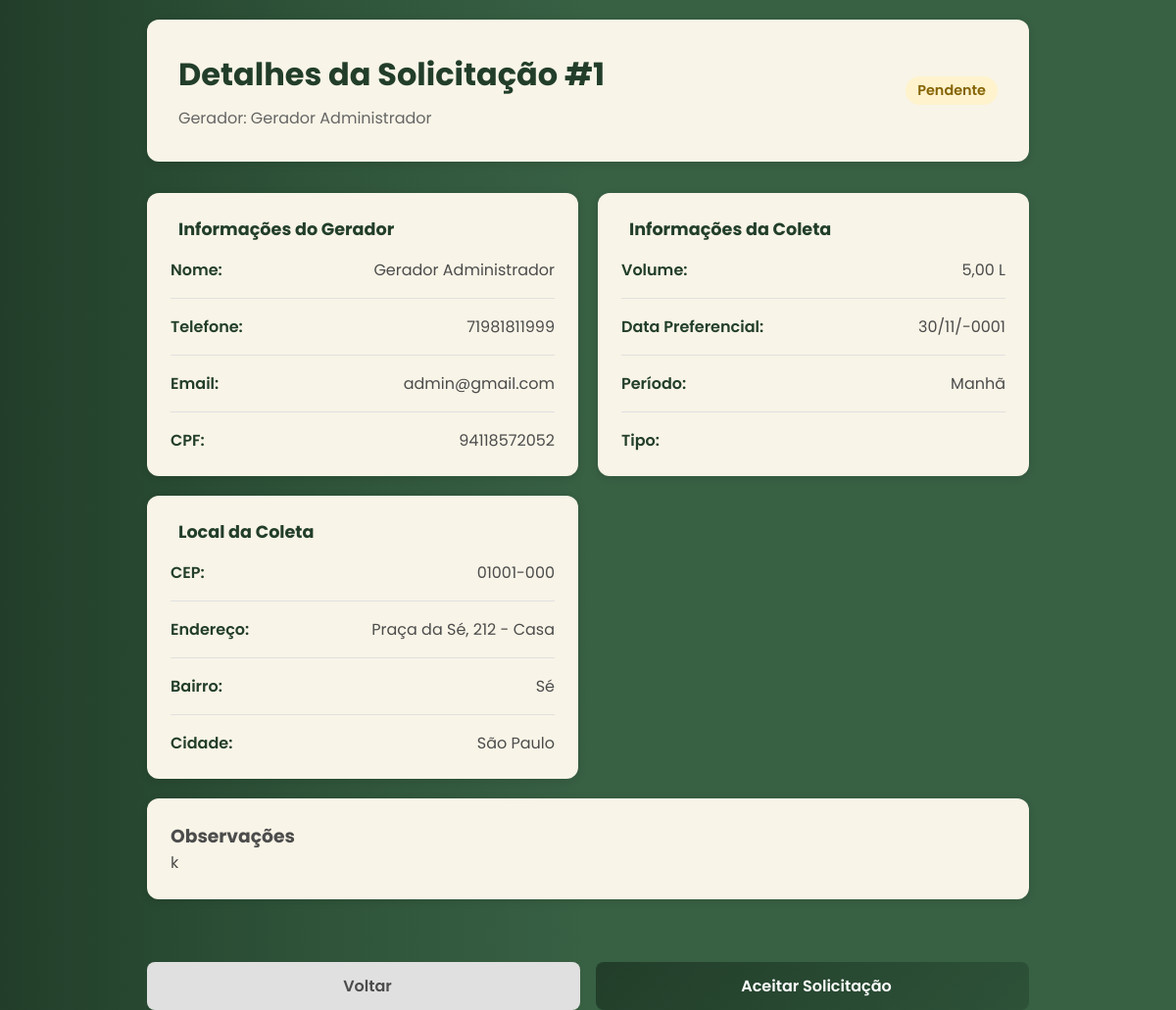
Screenshot of /PAGINAS_COLETOR/detalhes_solicitacao.php?id=1 (signed in) with the database file from the repository.
### tables this page shows
CREATE TABLE `coletas` (
  `id` int(11) NOT NULL,
  `id_gerador` int(11) DEFAULT NULL,
  `data_coleta` datetime DEFAULT NULL,
  `status` enum('pendente','agendada','concluida','cancelada') DEFAULT 'pendente',
  `quantidade_oleo` decimal(10,2) DEFAULT NULL,
  `observacoes` text DEFAULT NULL,
  `created_at` timestamp NOT NULL DEFAULT current_timestamp(),
  `updated_at` timestamp NOT NULL DEFAULT current_timestamp() ON UPDATE current_timestamp(),
  `periodo` set('Manhã','Tarde','','') NOT NULL,
  `cep` varchar(9) NOT NULL,
  `rua` varchar(100) NOT NULL,
  `numero` varchar(10) NOT NULL,
  `bairro` varchar(50) NOT NULL,
  `cidade` varchar(50) NOT NULL,
  `complemento` varchar(100) DEFAULT NULL,
  `data_solicitacao` datetime NOT NULL,
  `estado` char(2) NOT NULL,
  `id_coletor` int(11) DEFAULT NULL
);

CREATE TABLE `geradores` (
  `id` int(11) NOT NULL,
  `email` varchar(100) NOT NULL,
  `senha` varchar(255) NOT NULL,
  `nome_completo` varchar(100) NOT NULL,
  `cpf` varchar(14) NOT NULL,
  `telefone` varchar(15) NOT NULL,
  `data_nasc` date NOT NULL,
  `genero` enum('M','F','O','') DEFAULT '',
  `foto_perfil` varchar(255) DEFAULT NULL,
  `id_endereco` int(11) DEFAULT NULL,
  `status` enum('ativo','inativo','pendente') DEFAULT 'pendente',
  `created_at` timestamp NOT NULL DEFAULT current_timestamp(),
  `updated_at` timestamp NOT NULL DEFAULT current_timestamp() ON UPDATE current_timestamp(),
  `email_verificado` tinyint(1) DEFAULT 0
);

### PAGINAS_COLETOR/detalhes_solicitacao.php (the view, shortened to what this page needs)
<?php
require_once '../BANCO/conexao.php';
$id_coleta = isset($_GET['id']) ? (int)$_GET['id'] : null;
$sql = "SELECT c.*,
               g.nome_completo as nome_gerador,
               g.telefone as telefone_gerador,
               g.email as email_gerador,
               g.cpf as cpf_gerador,
               e.rua as gerador_rua,
               e.numero as gerador_numero,
               e.complemento as gerador_complemento,
               e.bairro as gerador_bairro,
               e.cidade as gerador_cidade,
               e.estado as gerador_estado
        FROM coletas c
        JOIN geradores g ON c.id_gerador = g.id
        LEFT JOIN enderecos e ON g.id_endereco = e.id
        WHERE c.id = :id";
$stmt = $conn->prepare($sql);
$stmt->bindParam(':id', $id_coleta, PDO::PARAM_INT);
$stmt->execute();
$coleta = $stmt->fetch(PDO::FETCH_ASSOC);
?>
<!DOCTYPE html>
<html lang="pt-BR">
<head>
    <link rel="stylesheet" href="../CSS/navbar.css">
    <link rel="stylesheet" href="../CSS/libras.css">
    <link href="https://cdn.jsdelivr.net/npm/remixicon@3.5.0/fonts/remixicon.css" rel="stylesheet">
</head>
<body>
    <div class="container">
        <div class="header">
            <div style="display: flex; justify-content: space-between; align-items: center;">
                <div>
                    <h1>Detalhes da Solicitação #<?php echo $coleta['id']; ?></h1>
                    <p>Gerador: <?php echo htmlspecialchars($coleta['nome_gerador']); ?></p>
                </div>
                <span class="status-badge status-<?php echo strtolower($coleta['status']); ?>">
                    <?php echo ucfirst($coleta['status']); ?>
                </span>
            </div>
        </div>
        <div class="details-grid">
            <div class="detail-card">
                <h3><i class="ri-user-line"></i> Informações do Gerador</h3>
                <div class="detail-row">
                    <span class="detail-label">Nome:</span>
                    <span class="detail-value"><?php echo htmlspecialchars($coleta['nome_gerador']); ?></span>
                </div>
                <div class="detail-row">
                    <span class="detail-label">Telefone:</span>
                    <span class="detail-value"><?php echo htmlspecialchars($coleta['telefone_gerador']); ?></span>
                </div>
                <div class="detail-row">
                    <span class="detail-label">Email:</span>
                    <span class="detail-value"><?php echo htmlspecialchars($coleta['email_gerador']); ?></span>
                </div>
                <div class="detail-row">
                    <span class="detail-label">CPF:</span>
                    <span class="detail-value"><?php echo htmlspecialchars($coleta['cpf_gerador']); ?></span>
                </div>
            </div>
            <div class="detail-card">
                <h3><i class="ri-droplet-line"></i> Informações da Coleta</h3>
                <div class="detail-row">
                    <span class="detail-label">Volume:</span>
                    <span class="detail-value"><?php echo number_format($coleta['quantidade_oleo'], 2, ',', '.'); ?> L</span>
                </div>
                <div class="detail-row">
                    <span class="detail-label">Data Preferencial:</span>
                    <span class="detail-value"><?php echo date('d/m/Y', strtotime($coleta['data_coleta'])); ?></span>
                </div>
                <div class="detail-row">
                    <span class="detail-label">Período:</span>
                    <span class="detail-value"><?php echo htmlspecialchars($coleta['periodo']); ?></span>
                </div>
                <div class="detail-row">
                    <span class="detail-label">Tipo:</span>
                    <span class="detail-value"><?php echo htmlspecialchars(ucfirst($coleta['tipo_coleta'])); ?></span>
                </div>
            </div>
            <div class="detail-card">
                <h3><i class="ri-map-pin-line"></i> Local da Coleta</h3>
                <div class="detail-row">
                    <span class="detail-label">CEP:</span>
                    <span class="detail-value"><?php echo htmlspecialchars($coleta['cep']); ?></span>
                </div>
                <div class="detail-row">
                    <span class="detail-label">Endereço:</span>
                    <span class="detail-value">
                        <?php echo htmlspecialchars($coleta['rua']); ?>,
                        <?php echo htmlspecialchars($coleta['numero']); ?>
                        <?php if ($coleta['complemento']): echo ' - ' . htmlspecialchars($coleta['complemento']); endif; ?>
                    </span>
                </div>
                <div class="detail-row">
                    <span class="detail-label">Bairro:</span>
                    <span class="detail-value"><?php echo htmlspecialchars($coleta['bairro']); ?></span>
                </div>
                <div class="detail-row">
                    <span class="detail-label">Cidade:</span>
                    <span class="detail-value"><?php echo htmlspecialchars($coleta['cidade']); ?></span>
                </div>
            </div>
        </div>
        <?php if ($coleta['observacoes']): ?>
            <div class="info-completa">
                <h3><i class="ri-chat-3-line"></i> Observações</h3>
                <p><?php echo htmlspecialchars($coleta['observacoes']); ?></p>
            </div>
        <?php endif; ?>
        <?php if ($coleta['status'] === 'pendente'): ?>
            <div class="action-buttons">
                <button class="btn btn-secondary" onclick="window.location.href='solicitacoes.php'">
                    <i class="ri-arrow-left-line"></i> Voltar
                </button>
                <button class="btn btn-primary" onclick="aceitarSolicitacao(<?php echo $coleta['id']; ?>, '<?php echo htmlspecialchars($coleta['nome_gerador']); ?>')">
                    <i class="ri-check-line"></i> Aceitar Solicitação
                </button>
            </div>
        <?php endif; ?>
    </div>
</body>
</html>

### CSS/navbar.css (style rules this page uses)
:root { --cor-primaria: linear-gradient( to right, #223e2a, #2d5238, #386043, #386043, #386043 ); --cor-secondaria: #ffce46; --cor-quaternaria: #47704a; --cor-texto-primaria: #4c4c4c; --background: #f8f4e7; --verde-escuro: #223e2a; --cor-footer-verde: #386641; --cor-amarelo-escuro: #f59e0b; --cor-borda: #e0e0e0; --cor-branco: #fff; --status-pendente: #2196f3; --status-concluido: #4caf50; --status-cancelado: #f44336; }
.container { display: flex; flex-direction: column; height: 100vh; }

### PAGINAS_COLETOR/detalhes_solicitacao.php (style rules this page uses)
:root { --cor-primaria: linear-gradient(to right, #223e2a, #2d5238, #386043, #386043, #386043); --cor-secondaria: #ffce46; --cor-texto-primaria: #4c4c4c; --background: #f8f4e7; --verde-escuro: #223e2a; --cor-borda: #e0e0e0; --cor-branco: #fff; --cor-sucesso: #28a745; --cor-erro: #dc3545; }
* { margin: 0; padding: 0; box-sizing: border-box; font-family: "Poppins", sans-serif; }
body { background: var(--cor-primaria); color: var(--cor-texto-primaria); min-height: 100vh; padding: 20px; }
.container { max-width: 900px; margin: 0 auto; }
.header { background-color: var(--background); padding: 2rem; border-radius: 12px; margin-bottom: 2rem; box-shadow: 0 2px 8px rgba(0, 0, 0, 0.1); }
.header h1 { color: var(--verde-escuro); font-size: 2rem; margin-bottom: 0.5rem; }
.header p { color: #666; }
.details-grid { display: grid; grid-template-columns: repeat(auto-fit, minmax(350px, 1fr)); gap: 20px; margin-bottom: 20px; }
.detail-card { background-color: var(--background); padding: 1.5rem; border-radius: 12px; box-shadow: 0 2px 8px rgba(0, 0, 0, 0.1); }
.detail-card h3 { color: var(--verde-escuro); font-size: 1.1rem; margin-bottom: 1rem; display: flex; align-items: center; gap: 0.5rem; }
.detail-row { display: flex; justify-content: space-between; margin-bottom: 1rem; padding-bottom: 1rem; border-bottom: 1px solid var(--cor-borda); }
.detail-row:last-child { margin-bottom: 0; border-bottom: none; padding-bottom: 0; }
.detail-label { font-weight: 600; color: var(--verde-escuro); width: 40%; }
.detail-value { color: var(--cor-texto-primaria); text-align: right; width: 60%; }
.action-buttons { display: flex; gap: 1rem; margin-top: 2rem; }
.btn { flex: 1; padding: 0.75rem 1.5rem; border: none; border-radius: 8px; font-size: 1rem; font-weight: 600; cursor: pointer; transition: all 0.3s ease; display: flex; align-items: center; justify-content: center; gap: 0.5rem; }
.btn-primary { background: linear-gradient(135deg, #223e2a, #2d5238); color: var(--cor-branco); }
.btn-secondary { background-color: var(--cor-borda); color: var(--cor-texto-primaria); }
.status-badge { display: inline-block; padding: 0.25rem 0.75rem; border-radius: 20px; font-size: 0.9rem; font-weight: 600; }
.status-pendente { background-color: #fff3cd; color: #856404; }
.info-completa { background-color: var(--background); padding: 1.5rem; border-radius: 12px; box-shadow: 0 2px 8px rgba(0, 0, 0, 0.1); margin-bottom: 2rem; }
.info-completa p { line-height: 1.6; margin-bottom: 1rem; }
.info-completa p:last-child { margin-bottom: 0; }

### rows the page displays
coletas: id "1", id_gerador.nome_completo "Gerador Administrador", status "Pendente", id_gerador.telefone "71981811999", id_gerador.email "admin@gmail.com", id_gerador.cpf "94118572052", quantidade_oleo "5,00", data_coleta "30/11/-0001", periodo "Manhã", cep "01001-000", rua "Praça da Sé", numero "212", complemento "Casa", bairro "Sé", cidade "São Paulo", observacoes "k"
